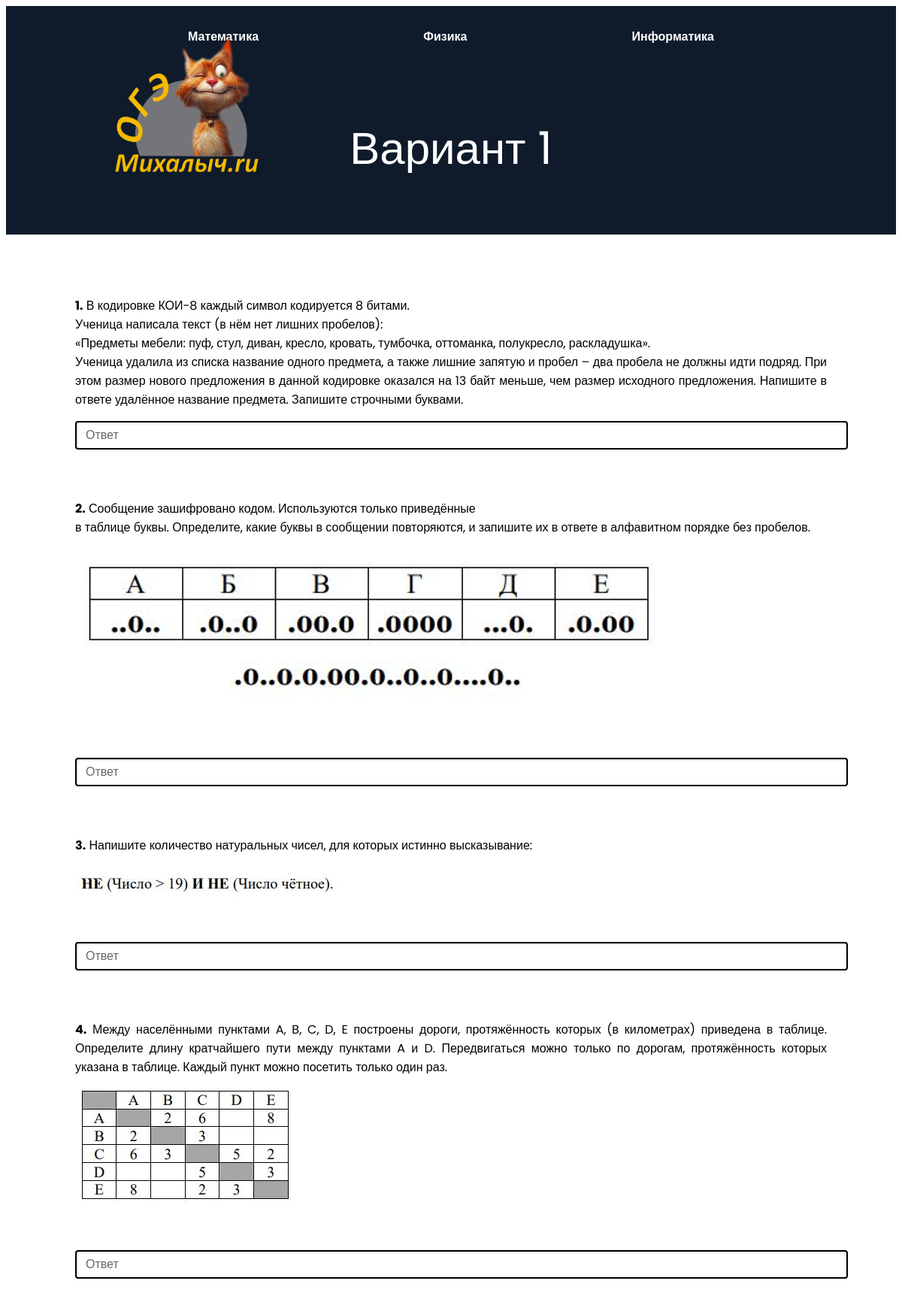
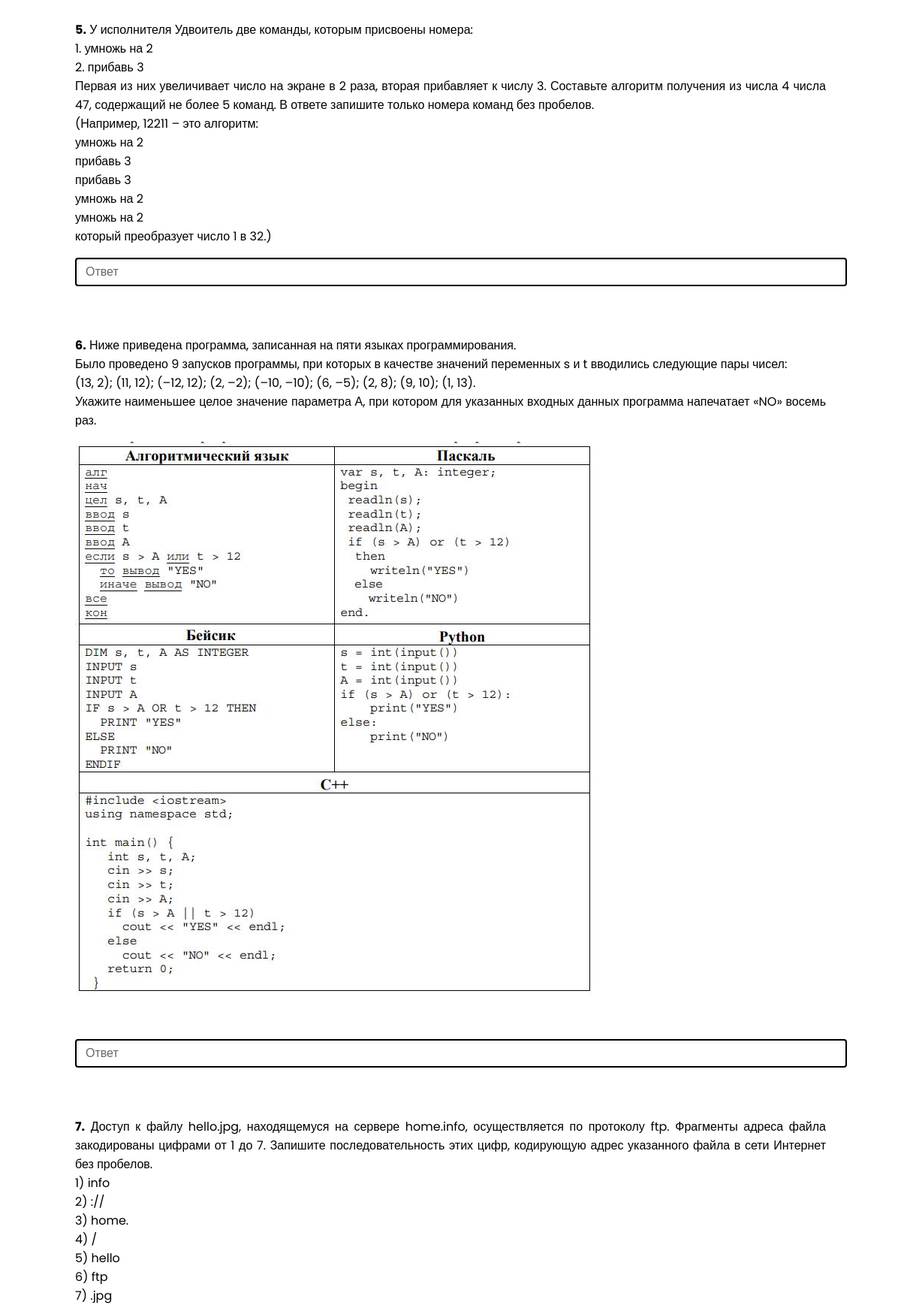
/task/informatics/2/ (upper part), run on the app's committed database (2 pictures, top to bottom).
### main/models.py (models this page shows, shortened)
class Informatics(models.Model):
    name = models.TextField('Номер варианта')
    vopr1 = models.TextField('Вопрос 1')
    otv1 = models.TextField('Ответ 1')
    ob1 = models.TextField('Объяснение 1')
    image1 = models.ImageField('Картинка к вопросу', upload_to='questions/', blank=True, null=True)
    vopr2 = models.TextField('Вопрос 2')
    otv2 = models.TextField('Ответ 2')
    ob2 = models.TextField('Объяснение 2')
    image2 = models.ImageField('Картинка к вопросу', upload_to='questions/', blank=True, null=True)
    vopr3 = models.TextField('Вопрос 3')
    otv3 = models.TextField('Ответ 3')
    ob3 = models.TextField('Объяснение 3')
    image3 = models.ImageField('Картинка к вопросу', upload_to='questions/', blank=True, null=True)
    vopr4 = models.TextField('Вопрос 4')
    otv4 = models.TextField('Ответ 4')
    ob4 = models.TextField('Объяснение 4')
    image4 = models.ImageField('Картинка к вопросу', upload_to='questions/', blank=True, null=True)
    vopr5 = models.TextField('Вопрос 5')
    otv5 = models.TextField('Ответ 5')
    ob5 = models.TextField('Объяснение 5')
    image5 = models.ImageField('Картинка к вопросу', upload_to='questions/', blank=True, null=True)
    vopr6 = models.TextField('Вопрос 6')
    otv6 = models.TextField('Ответ 6')
    ob6 = models.TextField('Объяснение 6')
    image6 = models.ImageField('Картинка к вопросу', upload_to='questions/', blank=True, null=True)
    vopr7 = models.TextField('Вопрос 7')
    otv7 = models.TextField('Ответ 7')
    ob7 = models.TextField('Объяснение 7')
    image7 = models.ImageField('Картинка к вопросу', upload_to='questions/', blank=True, null=True)
    vopr8 = models.TextField('Вопрос 8')
    otv8 = models.TextField('Ответ 8')
    ob8 = models.TextField('Объяснение 8')
    image8 = models.ImageField('Картинка к вопросу', upload_to='questions/', blank=True, null=True)
    vopr9 = models.TextField('Вопрос 9')
    otv9 = models.TextField('Ответ 9')
    ob9 = models.TextField('Объяснение 9')
    image9 = models.ImageField('Картинка к вопросу', upload_to='questions/', blank=True, null=True)
    vopr10 = models.TextField('Вопрос 10')
    otv10 = models.TextField('Ответ 10')
    ob10 = models.TextField('Объяснение 10')
    image10 = models.ImageField('Картинка к вопросу', upload_to='questions/', blank=True, null=True)
    vopr11 = models.TextField('Вопрос 11')
    otv11 = models.TextField('Ответ 11')
    ob11 = models.TextField('Объяснение 11')
    image11 = models.ImageField('Картинка к вопросу', upload_to='questions/', blank=True, null=True)
    vopr12 = models.TextField('Вопрос 12')
    otv12 = models.TextField('Ответ 12')
    ob12 = models.TextField('Объяснение 12')
    image12 = models.ImageField('Картинка к вопросу', upload_to='questions/', blank=True, null=True)
    vopr13 = models.TextField('Вопрос 13')
    otv13 = models.TextField('Ответ 13')
    ob13 = models.TextField('Объяснение 13')
    myurl13 = models.TextField('Ссылка 13')
    image13 = models.ImageField('Картинка к вопросу', upload_to='questions/', blank=True, null=True)
    vopr14 = models.TextField('Вопрос 14')
    otv14 = models.TextField('Ответ 14')
    ob14 = models.TextField('Объяснение 14')
    myurl14 = models.TextField('Ссылка 14')
    image14 = models.ImageField('Картинка к вопросу', upload_to='questions/', blank=True, null=True)
    vopr15 = models.TextField('Вопрос 15')
    otv15 = models.TextField('Ответ 15')
    ob15 = models.TextField('Объяснение 15')
    image15 = models.ImageField('Картинка к вопросу', upload_to='questions/', blank=True, null=True)
    vopr16 = models.TextField('Вопрос 16')
    otv16 = models.TextField('Ответ 16')
    ob16 = models.TextField('Объяснение 16')
    image16 = models.ImageField('Картинка к вопросу', upload_to='questions/', blank=True, null=True)

### main/views.py (the view)
# urls.py: path('task/informatics/<int:pk>/', views.TaskInformatics.as_view(), name='task_i'),
class TaskInformatics(DetailView):
    model = Informatics
    template_name = 'main/task_i.html'
    context_object_name = 'el'

### main/templates/main/task_i.html (shortened to what this page needs)
{%extends 'main/base.html'%}
{%load static%}
{% block name %}Вариант {{el.name}}{% endblock %}
{% block content %}
<div class="container task">
<br>
<form method="post" action="{% url 'end_i' el.id %}">
<br>
<p align="justify" class="vopr"><b>1.</b> {{el.vopr1}}</p>
<input autocomplete="off" type="text" name="1" placeholder="Ответ" class="otv">
<p align="justify" class="vopr"><b>2.</b> {{el.vopr2}}</p>
{% if el.image2 %}
    <img src="{{ el.image2.url }}" alt="Изображение">
{% endif %}
<input autocomplete="off" type="text" name="2" placeholder="Ответ" class="otv">
<p align="justify" class="vopr"><b>3.</b> {{el.vopr3}}</p>
{% if el.image3 %}
    <img src="{{ el.image3.url }}" alt="Изображение">
{% endif %}
<input autocomplete="off" type="text" name="3" placeholder="Ответ" class="otv">
<p align="justify" class="vopr"><b>4.</b> {{el.vopr4}}</p>
{% if el.image4 %}
    <img src="{{ el.image4.url }}" alt="Изображение">
{% endif %}
<input autocomplete="off" type="text" name="4" placeholder="Ответ" class="otv">
<p align="justify" class="vopr"><b>5.</b> {{el.vopr5}}</p>
<input autocomplete="off" type="text" name="5" placeholder="Ответ" class="otv">
<p align="justify" class="vopr"><b>6.</b> {{el.vopr6}}</p>
{% if el.image6 %}
    <img src="{{ el.image6.url }}" alt="Изображение">
{% endif %}
<input autocomplete="off" type="text" name="6" placeholder="Ответ" class="otv">
<p align="justify" class="vopr"><b>7.</b> {{el.vopr7}}</p>
    <br>
<p><i><b>Вопрос с развернутым ответом</b></i></p><br>
    <br><br>
<p><i><b>Вопрос с развернутым ответом</b></i></p><br>
<p><i><b>Вопрос с развернутым ответом</b></i></p><br>
<p><i><b>Вопрос с развернутым ответом</b></i></p><br>
<br><br>
</form>
</div>
{% endblock %}

### main/static/main/css/base.css (style rules this page uses)
* { marging: 0; padding: 0; }
img { max-size: 100%; }
.container { width: 1000px; margin: 0 auto; }
body { background-color: fff; color: 000; font-family: 'poppins', sans-serif; }

### main/static/main/css/main.css (style rules this page uses)
* { marging: 0; padding: 0; }
img { max-size: 100%; }
.container { width: 1000px; margin: 0 auto; }
body { background-color: fff; color: 000; font-family: 'poppins', sans-serif; front-weight: 800; }

### main/static/main/css/task.css (style rules this page uses)
.task { width: 1000px; margin: 0 auto; }
input { width: 100%; background-color: #ffffff; border: 2px solid #000000; border-radius: 4px; margin-bottom: 50px; padding: 8px 12px; font-family: 'Arial', sans-serif; font-size: 16px; color: #000000; box-shadow: inset 1px 1px 3px #cccccc; transition: border-color 0.3s ease, box-shadow 0.3s ease, background-color 0.3s ease; }
input::placeholder { color: #666666; font-style: normal; }
img { margin-bottom: 50px; }
.vopr { white-space: pre-wrap; }

### main/static/main/css/end.css (style rules this page uses)
p { white-space: pre-wrap; }

### data on the page
Informatics: name "1", vopr1 "В кодировке КОИ-8 каждый символ кодируется 8 битами. Ученица написала текст (в нём нет лишних пробелов): «Предметы мебели: пуф, стул, диван, кресло, кровать, тумбочка, оттоманка, полукресло, раскладушка». Ученица удалила из списка название одного предмета, а также лишние запятую и пробел – два пробела не должны идти подряд. При этом размер нового предложения в данной кодировке оказался на 13 байт меньше, чем размер исходного предложения. Напишите в ответе удалённое название предмета. Запишите строчными буквами.", vopr2 "Сообщение зашифровано кодом. Используются только приведённые в таблице буквы. Определите, какие буквы в сообщении повторяются, и запишите их в ответе в алфавитном порядке без пробелов.", image2 (picture), vopr3 "Напишите количество натуральных чисел, для которых истинно высказывание:", image3 (picture), vopr4 "Между населёнными пунктами A, B, C, D, E построены дороги, протяжённость которых (в километрах) приведена в таблице. Определите длину кратчайшего пути между пунктами A и D. Передвигаться можно только по дорогам, протяжённость которых указана в таблице. Каждый пункт можно посетить только один раз.", image4 (picture), vopr5 "У исполнителя Удвоитель две команды, которым присвоены номера: 1. умножь на 2 2. прибавь 3 Первая из них увеличивает число на экране в 2 раза, вторая прибавляет к числу 3. Составьте алгоритм получения из числа 4 числа 47, содержащий не более 5 команд. В ответе запишите только номера команд без пробелов. (Например, 12211 – это алгоритм: умножь на 2 прибавь 3 прибавь 3 умножь на 2 умножь на 2 который преобразует число 1 в 32.)", vopr6 "Ниже приведена программа, записанная на пяти языках программирования. Было проведено 9 запусков программы, при которых в качестве значений переменных s и t вводились следующие пары чисел: (13, 2); (11, 12); (–12, 12); (2, –2); (–10, –10); (6, –5); (2, 8); (9, 10); (1, 13). Укажите наименьшее целое значение параметра А, при котором для указанных входных данных программа напечатает «NO» восемь раз.", image6 (picture), vopr7 "Доступ к файлу hello.jpg, находящемуся на сервере home.info, осуществляется по протоколу ftp. Фрагменты адреса файла закодированы цифрами от 1 до 7. Запишите последовательность этих цифр, кодирующую адрес указанного файла в сети Интернет без пробелов. 1) info 2) :// 3) home. 4) / 5) hello 6) ftp 7) .jpg"
